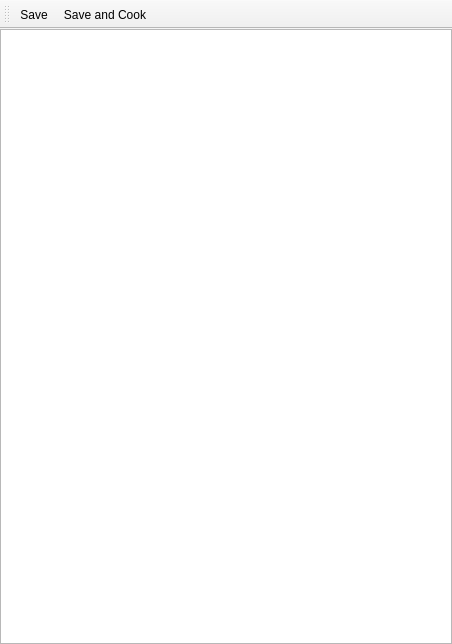
<?xml version="1.0" encoding="UTF-8"?>
<ui version="4.0">
 <class>CTweakEditor</class>
 <widget class="QMainWindow" name="CTweakEditor">
  <property name="geometry">
   <rect>
    <x>0</x>
    <y>0</y>
    <width>452</width>
    <height>644</height>
   </rect>
  </property>
  <property name="windowTitle">
   <string>Tweaks Editor</string>
  </property>
  <widget class="QWidget" name="centralwidget">
   <layout class="QVBoxLayout" name="verticalLayout">
    <property name="spacing">
     <number>0</number>
    </property>
    <property name="leftMargin">
     <number>0</number>
    </property>
    <property name="topMargin">
     <number>0</number>
    </property>
    <property name="rightMargin">
     <number>0</number>
    </property>
    <property name="bottomMargin">
     <number>0</number>
    </property>
    <item>
     <widget class="QTabBar" name="TweakTabs" native="true"/>
    </item>
    <item>
     <widget class="CPropertyView" name="PropertyView">
      <property name="font">
       <font>
        <pointsize>10</pointsize>
       </font>
      </property>
      <property name="alternatingRowColors">
       <bool>true</bool>
      </property>
      <property name="selectionMode">
       <enum>QAbstractItemView::NoSelection</enum>
      </property>
      <property name="verticalScrollMode">
       <enum>QAbstractItemView::ScrollPerPixel</enum>
      </property>
     </widget>
    </item>
   </layout>
  </widget>
  <widget class="QToolBar" name="ToolBar">
   <property name="windowTitle">
    <string>toolBar</string>
   </property>
   <property name="iconSize">
    <size>
     <width>32</width>
     <height>32</height>
    </size>
   </property>
   <attribute name="toolBarArea">
    <enum>TopToolBarArea</enum>
   </attribute>
   <attribute name="toolBarBreak">
    <bool>false</bool>
   </attribute>
   <addaction name="ActionSave"/>
   <addaction name="ActionSaveAndRepack"/>
  </widget>
  <action name="ActionSave">
   <property name="icon">
    <iconset resource="Icons.qrc">
     <normaloff>:/icons/Save.svg</normaloff>:/icons/Save.svg</iconset>
   </property>
   <property name="text">
    <string>Save</string>
   </property>
   <property name="toolTip">
    <string>Save</string>
   </property>
   <property name="shortcut">
    <string>Ctrl+S</string>
   </property>
  </action>
  <action name="ActionSaveAndRepack">
   <property name="icon">
    <iconset resource="Icons.qrc">
     <normaloff>:/icons/SaveAndRepack_32px.svg</normaloff>:/icons/SaveAndRepack_32px.svg</iconset>
   </property>
   <property name="text">
    <string>Save and Cook</string>
   </property>
   <property name="toolTip">
    <string>Save and Cook</string>
   </property>
  </action>
 </widget>
 <customwidgets>
  <customwidget>
   <class>QTabBar</class>
   <extends>QWidget</extends>
   <header location="global">QTabBar</header>
   <container>1</container>
  </customwidget>
  <customwidget>
   <class>CPropertyView</class>
   <extends>QTreeView</extends>
   <header>Editor/PropertyEdit/CPropertyView.h</header>
  </customwidget>
 </customwidgets>
 <resources>
  <include location="Icons.qrc"/>
 </resources>
 <connections/>
</ui>
